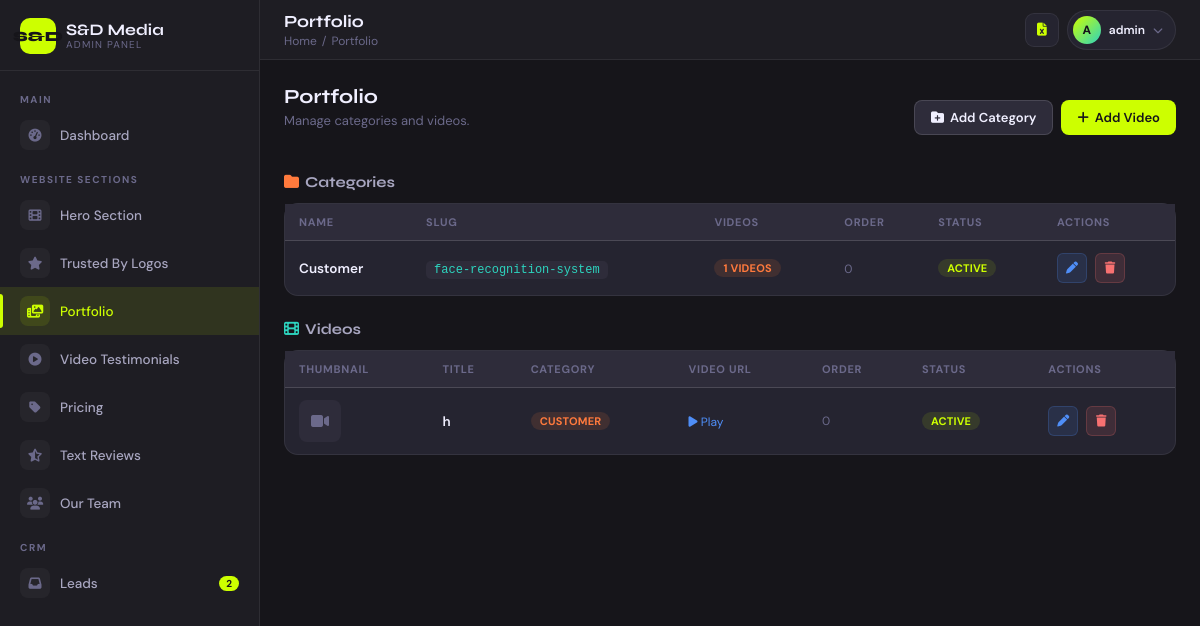
Page /cadmin/portfolio/ (signed in) on the committed database.
### core/models.py (models this page shows, shortened)
class PortfolioCategory(models.Model):
    name = models.CharField(max_length=100, unique=True)
    slug = models.SlugField(max_length=100, unique=True)
    order = models.PositiveIntegerField(default=0)
    is_active = models.BooleanField(default=True)
    class Meta:
        verbose_name = "Portfolio Category"
        verbose_name_plural = "Portfolio Categories"
        ordering = ['order', 'name']

class PortfolioVideo(models.Model):
    category = models.ForeignKey(PortfolioCategory, on_delete=models.CASCADE, related_name='videos')
    title = models.CharField(max_length=200)
    video_file = models.FileField(upload_to='portfolio/videos/', help_text="Upload video file (mp4, mov, etc.)")
    thumbnail = models.ImageField(upload_to='portfolio/thumbnails/', blank=True, null=True, help_text="Optional thumbnail")
    description = models.TextField(blank=True)
    order = models.PositiveIntegerField(default=0)
    is_active = models.BooleanField(default=True)
    created_at = models.DateTimeField(auto_now_add=True)
    class Meta:
        verbose_name = "Portfolio Video"
        verbose_name_plural = "Portfolio Videos"
        ordering = ['category', 'order', 'title']

### core/cadmin_views.py (the view)
# urls.py: path('portfolio/',                          v.portfolio_list,            name='portfolio_category_list'),
@cadmin_required
def portfolio_list(request):
    videos_qs = PortfolioVideo.objects.select_related('category').all()
    paginator = Paginator(videos_qs, 20)
    page = paginator.get_page(request.GET.get('page', 1))
    return render(request, 'custom_admin/portfolio_list.html', {
        **_base_ctx(),
        'categories': PortfolioCategory.objects.prefetch_related('videos').all(),
        'videos': page.object_list, 'page_obj': page, 'is_paginated': page.has_other_pages(),
    })

### core/cadmin_views.py (called while the page is built)
def is_staff(user):
    return user.is_authenticated and (user.is_staff or user.is_superuser)

def _base_ctx():
    return {'lead_count': Lead.objects.count()}

### templates/custom_admin/portfolio_list.html (shortened to what this page needs)
{% extends "custom_admin/base.html" %}
{% block page_title %}Portfolio{% endblock %}
{% block breadcrumb %}<span class="sep">/</span> Portfolio{% endblock %}
{% block content %}
<div style="display:flex;align-items:center;justify-content:space-between;margin-bottom:22px">
  <div><h2 class="section-title">Portfolio</h2><p class="section-sub">Manage categories and videos.</p></div>
  <div class="flex gap-2">
    <a href="{% url 'cadmin:portfolio_category_add' %}" class="btn btn-secondary"><i class="fa-solid fa-folder-plus"></i> Add Category</a>
    <a href="{% url 'cadmin:portfolio_video_add' %}" class="btn btn-primary"><i class="fa-solid fa-plus"></i> Add Video</a>
  </div>
</div>
<h3 style="font-family:'Syne',sans-serif;font-size:15px;margin-bottom:12px;color:var(--text2)"><i class="fa-solid fa-folder" style="color:var(--orange);margin-right:6px"></i>Categories</h3>
<div class="card" style="padding:0;margin-bottom:24px">
{% if categories %}
<div class="table-wrap"><table>
  <thead><tr><th>Name</th><th>Slug</th><th>Videos</th><th>Order</th><th>Status</th><th>Actions</th></tr></thead>
  <tbody>
  {% for cat in categories %}
  <tr>
    <td><div style="font-weight:600">{{ cat.name }}</div></td>
    <td><code style="background:var(--bg3);padding:2px 8px;border-radius:5px;font-size:12px;color:var(--teal)">{{ cat.slug }}</code></td>
    <td><span class="badge badge-orange">{{ cat.videos.count }} videos</span></td>
    <td><span class="text-muted">{{ cat.order }}</span></td>
    <td>{% if cat.is_active %}<span class="badge badge-green">Active</span>{% else %}<span class="badge" style="background:var(--bg3);color:var(--text3)">Off</span>{% endif %}</td>
    <td><div class="flex gap-2">
      <a href="{% url 'cadmin:portfolio_category_edit' cat.pk %}" class="btn btn-blue btn-sm btn-icon"><i class="fa-solid fa-pen"></i></a>
      <button onclick="confirmDelete('{% url 'cadmin:portfolio_category_delete' cat.pk %}','{{ cat.name|escapejs }}')" class="btn btn-danger btn-sm btn-icon"><i class="fa-solid fa-trash"></i></button>
    </div></td>
  </tr>
  {% endfor %}
  </tbody>
</table></div>
{% else %}
<div class="empty-state" style="padding:30px"><h3>No categories yet</h3><a href="{% url 'cadmin:portfolio_category_add' %}" class="btn btn-secondary btn-sm mt-2"><i class="fa-solid fa-plus"></i> Add Category</a></div>
{% endif %}
</div>
<h3 style="font-family:'Syne',sans-serif;font-size:15px;margin-bottom:12px;color:var(--text2)"><i class="fa-solid fa-film" style="color:var(--teal);margin-right:6px"></i>Videos</h3>
<div class="card" style="padding:0">
{% if videos %}
<div class="table-wrap"><table>
  <thead><tr><th>Thumbnail</th><th>Title</th><th>Category</th><th>Video URL</th><th>Order</th><th>Status</th><th>Actions</th></tr></thead>
  <tbody>
  {% for vid in videos %}
  <tr>
    <td><div class="thumb">{% if vid.thumbnail %}<img src="{{ vid.thumbnail.url }}" />{% else %}<i class="fa-solid fa-video"></i>{% endif %}</div></td>
    <td><div style="font-weight:600">{{ vid.title }}</div></td>
    <td><span class="badge badge-orange">{{ vid.category.name }}</span></td>
    <td>{% if vid.video_file %}<a href="{{ vid.video_file.url }}" target="_blank" class="video-link"><i class="fa-solid fa-play"></i> Play</a>{% else %}<span class="text-muted">–</span>{% endif %}</td>
    <td class="text-muted">{{ vid.order }}</td>
    <td>{% if vid.is_active %}<span class="badge badge-green">Active</span>{% else %}<span class="badge" style="background:var(--bg3);color:var(--text3)">Off</span>{% endif %}</td>
    <td><div class="flex gap-2">
      <a href="{% url 'cadmin:portfolio_video_edit' vid.pk %}" class="btn btn-blue btn-sm btn-icon"><i class="fa-solid fa-pen"></i></a>
      <button onclick="confirmDelete('{% url 'cadmin:portfolio_video_delete' vid.pk %}','{{ vid.title|escapejs }}')" class="btn btn-danger btn-sm btn-icon"><i class="fa-solid fa-trash"></i></button>
    </div></td>
  </tr>
  {% endfor %}
  </tbody>
</table></div>
{% else %}
<div class="empty-state" style="padding:30px"><h3>No videos yet</h3><a href="{% url 'cadmin:portfolio_video_add' %}" class="btn btn-primary btn-sm mt-2"><i class="fa-solid fa-plus"></i> Add Video</a></div>
{% endif %}
</div>
{% endblock %}

### templates/custom_admin/base.html (shortened to what this page needs)
<!DOCTYPE html>
<html lang="en">
<head>
  <link rel="stylesheet" href="https://cdnjs.cloudflare.com/ajax/libs/font-awesome/6.5.0/css/all.min.css"/>
</head>
<body>
<aside class="sidebar" id="sidebar">
  <div class="sidebar-logo">
    <div class="logo-icon">S&D</div>
    <div>
      <div class="logo-text">S&D Media</div>
      <div class="logo-sub">Admin Panel</div>
    </div>
  </div>
  <div class="sidebar-scroll">
    <div class="nav-label">Main</div>
    <a href="{% url 'cadmin:dashboard' %}" class="nav-item {% if request.resolver_match.url_name == 'dashboard' %}active{% endif %}">
      <span class="nav-icon"><i class="fa-solid fa-gauge-high"></i></span>Dashboard
    </a>
    <div class="nav-label">Website Sections</div>
    <a href="{% url 'cadmin:hero_list' %}" class="nav-item {% if 'hero' in request.resolver_match.url_name %}active{% endif %}">
      <span class="nav-icon"><i class="fa-solid fa-film"></i></span>Hero Section
    </a>
    <a href="{% url 'cadmin:logo_list' %}" class="nav-item {% if 'logo' in request.resolver_match.url_name %}active{% endif %}">
      <span class="nav-icon"><i class="fa-solid fa-star"></i></span>Trusted By Logos
    </a>
    <a href="{% url 'cadmin:portfolio_category_list' %}" class="nav-item {% if 'portfolio' in request.resolver_match.url_name %}active{% endif %}">
      <span class="nav-icon"><i class="fa-solid fa-photo-film"></i></span>Portfolio
    </a>
    <a href="{% url 'cadmin:video_testimonial_list' %}" class="nav-item {% if 'video_testimonial' in request.resolver_match.url_name %}active{% endif %}">
      <span class="nav-icon"><i class="fa-solid fa-circle-play"></i></span>Video Testimonials
    </a>
    <a href="{% url 'cadmin:pricing_list' %}" class="nav-item {% if 'pricing' in request.resolver_match.url_name or 'video_type' in request.resolver_match.url_name %}active{% endif %}">
      <span class="nav-icon"><i class="fa-solid fa-tag"></i></span>Pricing
    </a>
    <a href="{% url 'cadmin:review_list' %}" class="nav-item {% if 'review' in request.resolver_match.url_name %}active{% endif %}">
      <span class="nav-icon"><i class="fa-solid fa-star-half-stroke"></i></span>Text Reviews
    </a>
    <a href="{% url 'cadmin:team_list' %}" class="nav-item {% if 'team' in request.resolver_match.url_name %}active{% endif %}">
      <span class="nav-icon"><i class="fa-solid fa-users"></i></span>Our Team
    </a>
    <div class="nav-label">CRM</div>
    <a href="{% url 'cadmin:lead_list' %}" class="nav-item {% if 'lead' in request.resolver_match.url_name %}active{% endif %}">
      <span class="nav-icon"><i class="fa-solid fa-inbox"></i></span>
      Leads
      {% if lead_count %}<span class="nav-badge">{{ lead_count }}</span>{% endif %}
    </a>
  </div>
</aside>
<div class="main-wrap">
  <header class="topbar">
    <div class="topbar-left">
      <div>
        <div class="page-title">{% block page_title %}Dashboard{% endblock %}</div>
        <div class="breadcrumb">
          <a href="{% url 'cadmin:dashboard' %}">Home</a>
          {% block breadcrumb %}{% endblock %}
        </div>
      </div>
    </div>
    <div class="topbar-right">
      <a href="{% url 'export-leads' %}" class="icon-btn" title="Export Leads to Excel">
        <i class="fa-solid fa-file-excel" style="color:var(--green)"></i>
      </a>
      <div class="user-menu">
        <div class="user-btn" onclick="toggleDropdown()" id="user-btn">
          <div class="user-avatar">{{ request.user.username|slice:":1"|upper }}</div>
          <span class="user-name-top">{{ request.user.username }}</span>
          <i class="fa-solid fa-chevron-down user-chevron" id="chevron"></i>
        </div>
      </div>
    </div>
  </header>
  <main class="content">{% block content %}{% endblock %}</main>
</div>
</body>
</html>

### rows in the picture
PortfolioCategory: name "Customer", slug "face-recognition-system", videos.count "1", order "0", is_active "ACTIVE"
PortfolioVideo: title "h", category.name "CUSTOMER", order "0", is_active "ACTIVE"

### other values in the picture
{{ lead_count }} "2"
{{ request.user.username|slice:":1"|upper }} "A"
{{ request.user.username }} "admin"
